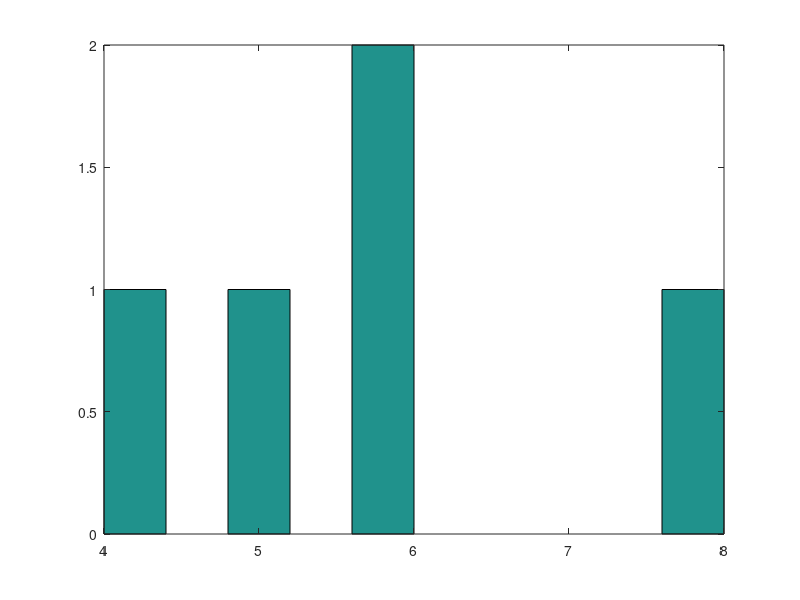

Recreate this plot in MATLAB.
n = input('Please enter the number of samples: ');
M = 10;
A = randi([0 M-1],1,n);     % A is the randaom number from 0,1,...,9

hist(A)

X = hist(A);
X_theo = repmat(n/M,1,M);   % Expected number of samples
ChisquaredTest = sum((X-X_theo).^2./X_theo);
ChisquaredThreshold_95 = chi2inv(0.95,M-1);

disp(['ChisquaredTest = ',num2str(ChisquaredTest), ...
    ',	ChisquaredTest = ',num2str(ChisquaredThreshold_95)]);

X2 = [X(2:10) 0];           % The data in the range 1,2,...,10
ChisquaredTest = sum((X2-X_theo).^2./X_theo);
ChisquaredThreshold_95 = chi2inv(0.95,M-1);

disp(['ChisquaredTest = ',num2str(ChisquaredTest), ...
    ',	ChisquaredTest = ',num2str(ChisquaredThreshold_95)]);
